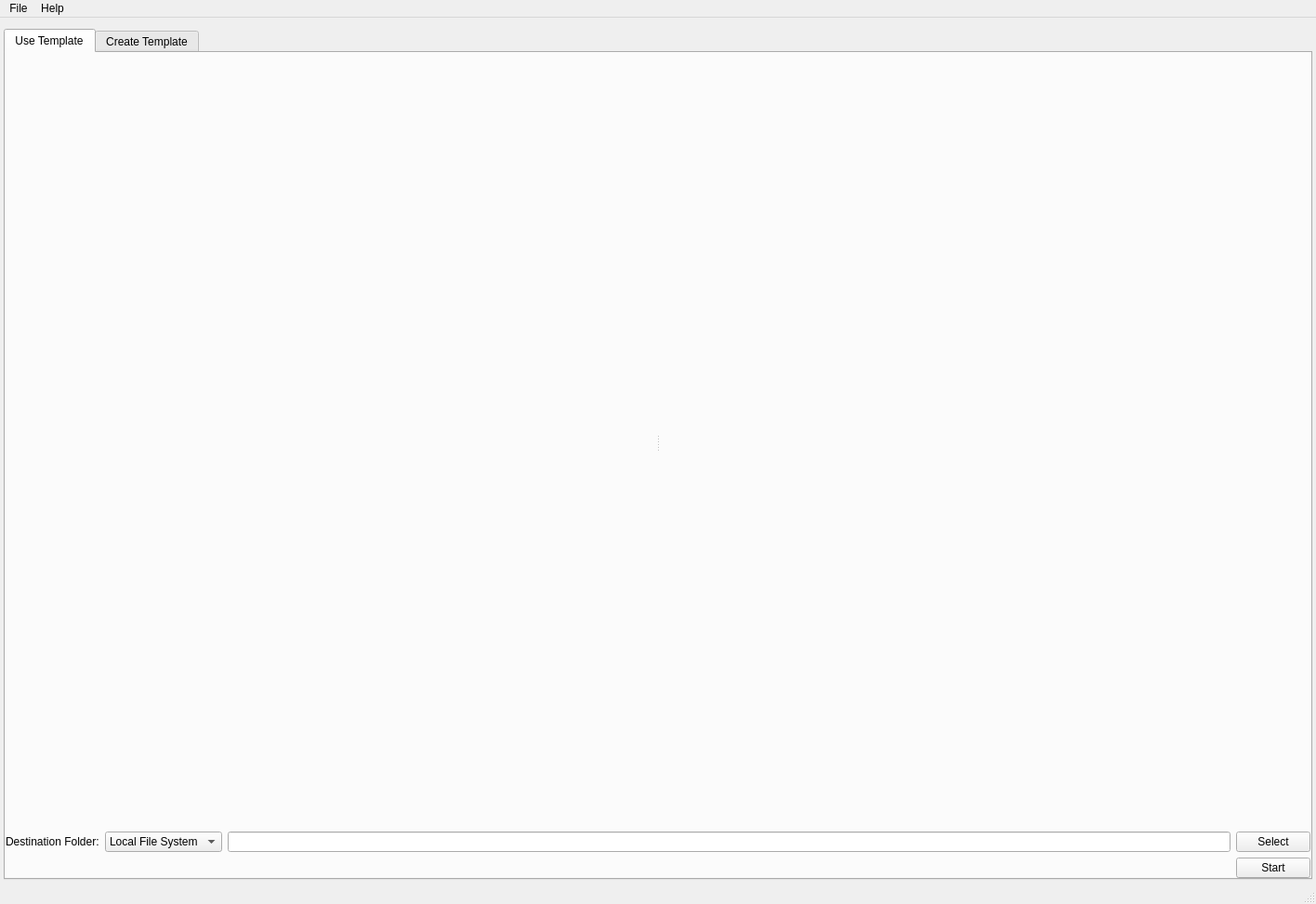
<?xml version="1.0" encoding="UTF-8"?>
<ui version="4.0">
 <class>MainWindow</class>
 <widget class="QMainWindow" name="MainWindow">
  <property name="geometry">
   <rect>
    <x>0</x>
    <y>0</y>
    <width>1416</width>
    <height>973</height>
   </rect>
  </property>
  <property name="windowTitle">
   <string>Metadata Extractor</string>
  </property>
  <widget class="QWidget" name="centralwidget">
   <layout class="QGridLayout" name="gridLayout" rowstretch="0,0">
    <property name="leftMargin">
     <number>4</number>
    </property>
    <property name="topMargin">
     <number>12</number>
    </property>
    <property name="rightMargin">
     <number>4</number>
    </property>
    <property name="bottomMargin">
     <number>4</number>
    </property>
    <item row="0" column="0" rowspan="2">
     <widget class="QTabWidget" name="tabWidget">
      <property name="tabShape">
       <enum>QTabWidget::Rounded</enum>
      </property>
      <property name="currentIndex">
       <number>0</number>
      </property>
      <widget class="QWidget" name="useTemplateTab">
       <attribute name="title">
        <string>Use Template</string>
       </attribute>
       <layout class="QGridLayout" name="gridLayout_3" rowstretch="1,0,0">
        <property name="leftMargin">
         <number>0</number>
        </property>
        <property name="topMargin">
         <number>6</number>
        </property>
        <property name="rightMargin">
         <number>0</number>
        </property>
        <property name="bottomMargin">
         <number>0</number>
        </property>
        <item row="0" column="0">
         <widget class="QSplitter" name="splitter_2">
          <property name="orientation">
           <enum>Qt::Horizontal</enum>
          </property>
          <widget class="QWidget" name="dataFileListWidget" native="true"/>
          <widget class="QWidget" name="metadataControlsWidget" native="true"/>
         </widget>
        </item>
        <item row="1" column="0">
         <layout class="QHBoxLayout" name="horizontalLayout_5">
          <item>
           <widget class="QLabel" name="label_6">
            <property name="text">
             <string>Destination Folder:</string>
            </property>
           </widget>
          </item>
          <item>
           <widget class="QComboBox" name="folderDestCB">
            <property name="sizeAdjustPolicy">
             <enum>QComboBox::AdjustToContents</enum>
            </property>
            <item>
             <property name="text">
              <string>Local File System</string>
             </property>
            </item>
            <item>
             <property name="text">
              <string>HyperThought</string>
             </property>
            </item>
           </widget>
          </item>
          <item>
           <widget class="QLineEdit" name="folderDestLineEdit"/>
          </item>
          <item>
           <widget class="QPushButton" name="folderDestSelectBtn">
            <property name="text">
             <string>Select</string>
            </property>
           </widget>
          </item>
         </layout>
        </item>
        <item row="2" column="0">
         <layout class="QHBoxLayout" name="horizontalLayout_6">
          <item>
           <spacer name="horizontalSpacer_4">
            <property name="orientation">
             <enum>Qt::Horizontal</enum>
            </property>
            <property name="sizeHint" stdset="0">
             <size>
              <width>40</width>
              <height>20</height>
             </size>
            </property>
           </spacer>
          </item>
          <item>
           <widget class="QPushButton" name="startBtn">
            <property name="text">
             <string>Start</string>
            </property>
           </widget>
          </item>
         </layout>
        </item>
       </layout>
      </widget>
      <widget class="QWidget" name="createTemplateTab">
       <attribute name="title">
        <string>Create Template</string>
       </attribute>
       <layout class="QGridLayout" name="gridLayout_2" rowstretch="0,0,1,0,0">
        <property name="leftMargin">
         <number>0</number>
        </property>
        <property name="topMargin">
         <number>6</number>
        </property>
        <property name="rightMargin">
         <number>0</number>
        </property>
        <property name="bottomMargin">
         <number>0</number>
        </property>
        <item row="1" column="0">
         <layout class="QHBoxLayout" name="horizontalLayout_4">
          <item>
           <widget class="QLabel" name="label_2">
            <property name="text">
             <string>Data Type Detected:</string>
            </property>
           </widget>
          </item>
          <item>
           <widget class="QLabel" name="dataTypeLabel">
            <property name="text">
             <string>N/A</string>
            </property>
           </widget>
          </item>
          <item>
           <spacer name="horizontalSpacer_2">
            <property name="orientation">
             <enum>Qt::Horizontal</enum>
            </property>
            <property name="sizeHint" stdset="0">
             <size>
              <width>40</width>
              <height>20</height>
             </size>
            </property>
           </spacer>
          </item>
          <item>
           <widget class="QLabel" name="label_5">
            <property name="text">
             <string>File Parser:</string>
            </property>
           </widget>
          </item>
          <item>
           <widget class="QComboBox" name="fileParserCB"/>
          </item>
          <item>
           <widget class="QLabel" name="fileParserPathLabel">
            <property name="font">
             <font>
              <italic>true</italic>
             </font>
            </property>
            <property name="text">
             <string/>
            </property>
           </widget>
          </item>
          <item>
           <spacer name="horizontalSpacer_3">
            <property name="orientation">
             <enum>Qt::Horizontal</enum>
            </property>
            <property name="sizeHint" stdset="0">
             <size>
              <width>40</width>
              <height>20</height>
             </size>
            </property>
           </spacer>
          </item>
         </layout>
        </item>
        <item row="3" column="0">
         <layout class="QHBoxLayout" name="horizontalLayout">
          <item>
           <widget class="QLabel" name="label_4">
            <property name="text">
             <string>Output File Destination:</string>
            </property>
           </widget>
          </item>
          <item>
           <widget class="QComboBox" name="fileDestCB">
            <property name="sizeAdjustPolicy">
             <enum>QComboBox::AdjustToContents</enum>
            </property>
            <item>
             <property name="text">
              <string>Local File System</string>
             </property>
            </item>
            <item>
             <property name="text">
              <string>HyperThought</string>
             </property>
            </item>
           </widget>
          </item>
          <item>
           <widget class="QLineEdit" name="fileDestLineEdit"/>
          </item>
          <item>
           <widget class="QPushButton" name="fileDestSelectBtn">
            <property name="text">
             <string>Select</string>
            </property>
           </widget>
          </item>
         </layout>
        </item>
        <item row="0" column="0">
         <layout class="QHBoxLayout" name="horizontalLayout_3">
          <property name="leftMargin">
           <number>0</number>
          </property>
          <property name="topMargin">
           <number>0</number>
          </property>
          <item>
           <widget class="QLabel" name="label">
            <property name="text">
             <string>Data File:</string>
            </property>
           </widget>
          </item>
          <item>
           <widget class="QLineEdit" name="dataFileLineEdit"/>
          </item>
          <item>
           <widget class="QPushButton" name="dataFileSelectBtn">
            <property name="text">
             <string>Select</string>
            </property>
           </widget>
          </item>
         </layout>
        </item>
        <item row="2" column="0">
         <widget class="QSplitter" name="splitter">
          <property name="orientation">
           <enum>Qt::Horizontal</enum>
          </property>
          <widget class="QWidget" name="availableMetadataWidget" native="true"/>
          <widget class="QWidget" name="extractedMetadataWidget" native="true"/>
         </widget>
        </item>
        <item row="4" column="0">
         <layout class="QHBoxLayout" name="horizontalLayout_2">
          <item>
           <spacer name="horizontalSpacer">
            <property name="orientation">
             <enum>Qt::Horizontal</enum>
            </property>
            <property name="sizeHint" stdset="0">
             <size>
              <width>40</width>
              <height>20</height>
             </size>
            </property>
           </spacer>
          </item>
          <item>
           <widget class="QPushButton" name="generateBtn">
            <property name="text">
             <string>Generate Template</string>
            </property>
           </widget>
          </item>
         </layout>
        </item>
       </layout>
      </widget>
     </widget>
    </item>
   </layout>
  </widget>
  <widget class="QMenuBar" name="menubar">
   <property name="geometry">
    <rect>
     <x>0</x>
     <y>0</y>
     <width>1416</width>
     <height>22</height>
    </rect>
   </property>
   <widget class="QMenu" name="menuFile">
    <property name="title">
     <string>File</string>
    </property>
   </widget>
   <widget class="QMenu" name="menuHelp">
    <property name="title">
     <string>Help</string>
    </property>
   </widget>
   <addaction name="menuFile"/>
   <addaction name="menuHelp"/>
  </widget>
  <widget class="QStatusBar" name="statusbar"/>
  <action name="actionUse_Template">
   <property name="checkable">
    <bool>true</bool>
   </property>
   <property name="checked">
    <bool>false</bool>
   </property>
   <property name="text">
    <string>Use Template</string>
   </property>
   <property name="toolTip">
    <string>Switch to &quot;Use Template&quot; Mode</string>
   </property>
  </action>
  <action name="actionCreate_Template">
   <property name="checkable">
    <bool>true</bool>
   </property>
   <property name="checked">
    <bool>true</bool>
   </property>
   <property name="text">
    <string>Create Template</string>
   </property>
   <property name="toolTip">
    <string>Switch to &quot;Create Template&quot; Mode</string>
   </property>
  </action>
 </widget>
 <resources/>
 <connections/>
</ui>
